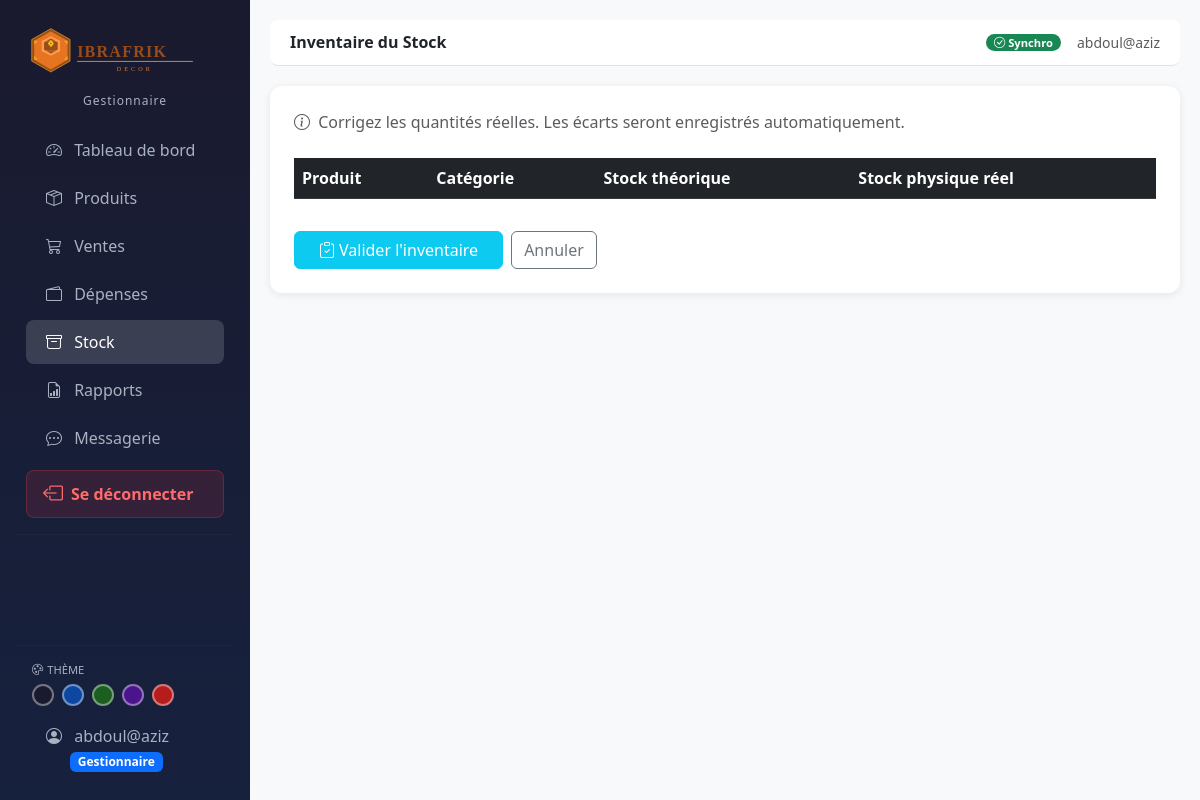
/stock/inventaire/ (signed in), run on an earlier commit of the app's database.
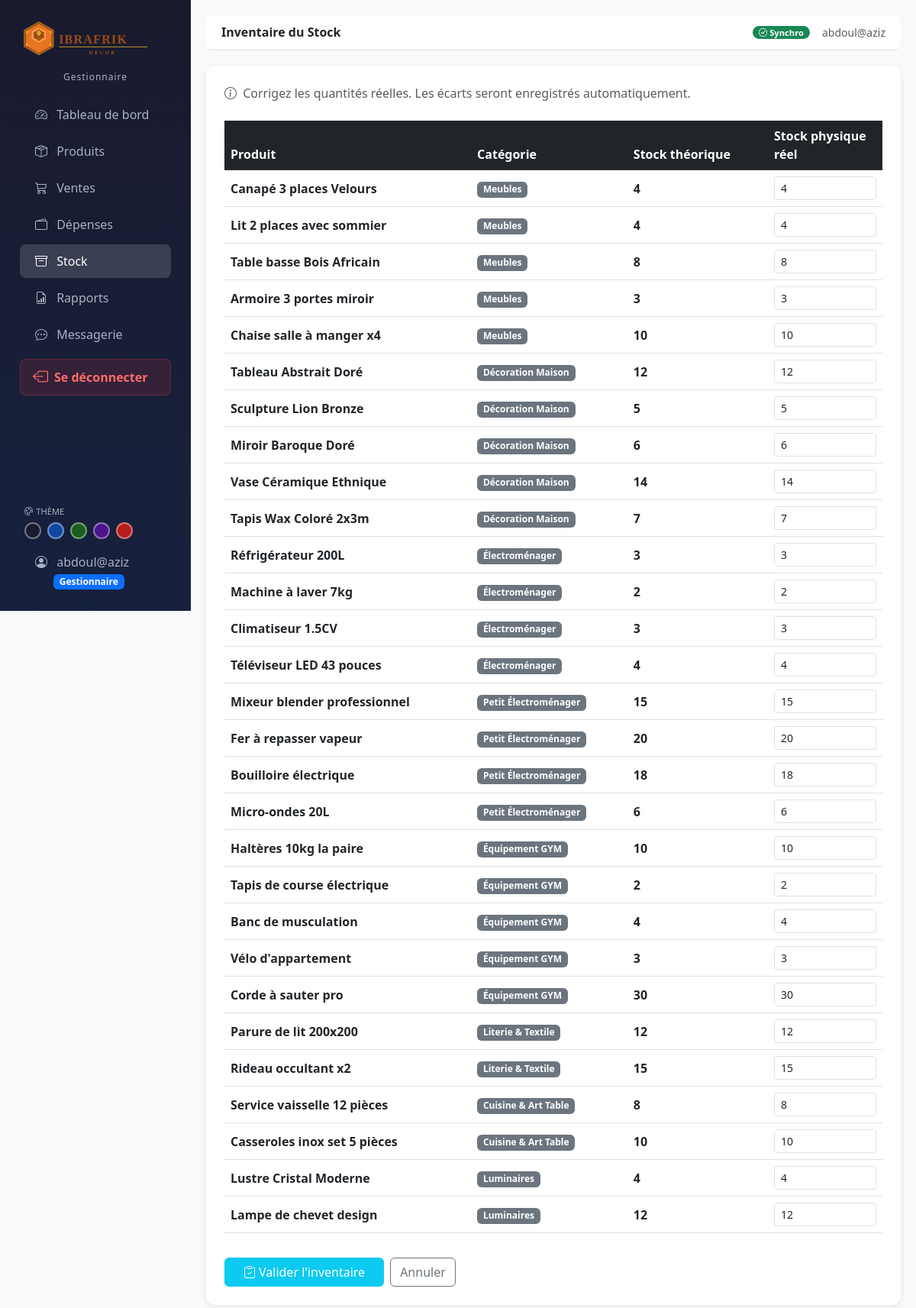
And on a later commit of the database.
### produits/models.py (models this page shows, shortened)
class Produit(models.Model):
    nom = models.CharField(max_length=200)
    categorie = models.ForeignKey(Categorie, on_delete=models.PROTECT, related_name='produits')
    description = models.TextField(blank=True)
    prix_achat = models.DecimalField(max_digits=12, decimal_places=2)
    prix_vente = models.DecimalField(max_digits=12, decimal_places=2)
    quantite_stock = models.IntegerField(default=0)
    seuil_alerte = models.IntegerField(default=5)
    image = models.ImageField(upload_to='produits/', blank=True, null=True)
    date_ajout = models.DateTimeField(auto_now_add=True)
    actif = models.BooleanField(default=True)
    @property
    def en_alerte(self):
        return self.quantite_stock <= self.seuil_alerte
    class Meta:
        verbose_name = 'Produit'

class Categorie(models.Model):
    nom = models.CharField(max_length=100)
    description = models.TextField(blank=True)
    class Meta:
        verbose_name = 'Catégorie'

### stock/views.py (the view, shortened to what this page needs)
# urls.py: path('inventaire/', views.inventaire, name='inventaire'),
@login_required
@transaction.atomic
def inventaire(request):
    produits = Produit.objects.filter(actif=True)
    form     = InventaireForm(request.POST or None, produits=produits)
    return render(request, 'stock/inventaire.html', {
        'form':     form,
        'produits': produits,
    })

### stock/forms.py
class InventaireForm(forms.Form):
    def __init__(self, *args, produits=None, **kwargs):
        super().__init__(*args, **kwargs)
        if produits:
            for produit in produits:
                self.fields[f'stock_{produit.pk}'] = forms.IntegerField(
                    min_value=0,
                    initial=produit.quantite_stock,
                    required=False,
                    widget=forms.NumberInput(attrs={'class': 'form-control form-control-sm'})
                )

### accounts/models.py (called while the page is built)
    def is_gestionnaire(self):
        return self.role == self.GESTIONNAIRE

    def is_admin_bc(self):
        return self.role == self.ADMIN

### dashboard/context_processors.py (called while the page is built)
def messages_non_lus(request):
    if request.user.is_authenticated:
        count = Message.objects.filter(
            destinataire=request.user, lu=False
        ).count()
        return {'messages_non_lus_count': count}
    return {'messages_non_lus_count': 0}

### stock/templatetags/stock_tags.py (called while the page is built)
@register.filter
def get_field(form, pk):
    field_name = f'stock_{pk}'
    return form[field_name]

### templates/stock/inventaire.html (shortened to what this page needs)
{% extends 'base.html' %}
{% load stock_tags %}
{% block page_title %}Inventaire du Stock{% endblock %}
{% block content %}
<div class="card p-4">
    <p class="text-muted mb-4">
        <i class="bi bi-info-circle me-1"></i>
        Corrigez les quantités réelles. Les écarts seront enregistrés automatiquement.
    </p>
    <form method="post">
        <div class="table-responsive">
            <table class="table align-middle">
                <thead class="table-dark">
                    <tr>
                        <th>Produit</th>
                        <th>Catégorie</th>
                        <th>Stock théorique</th>
                        <th>Stock physique réel</th>
                    </tr>
                </thead>
                <tbody>
                {% for produit in produits %}
                <tr {% if produit.en_alerte %}class="table-warning"{% endif %}>
                    <td class="fw-semibold">{{ produit.nom }}</td>
                    <td><span class="badge bg-secondary">{{ produit.categorie.nom }}</span></td>
                    <td class="fw-bold">{{ produit.quantite_stock }}</td>
                    <td style="width: 150px;">
                        {{ form|get_field:produit.pk }}
                    </td>
                </tr>
                {% endfor %}
                </tbody>
            </table>
        </div>
        <div class="d-flex gap-2 mt-3">
            <button type="submit" class="btn btn-info text-white px-4">
                <i class="bi bi-clipboard-check me-1"></i>Valider l'inventaire
            </button>
            <a href="{% url 'stock:liste' %}" class="btn btn-outline-secondary">
                Annuler
            </a>
        </div>
    </form>
</div>
{% endblock %}

What changed in the data, as far as the page shows it:
added Produit: nom "Canapé 3 places Velours", categorie.nom "Meubles", quantite_stock "4", pk "4"
added Produit: nom "Lit 2 places avec sommier", categorie.nom "Meubles", quantite_stock "4", pk "4"
added Produit: nom "Table basse Bois Africain", categorie.nom "Meubles", quantite_stock "8", pk "8"
added Produit: nom "Armoire 3 portes miroir", categorie.nom "Meubles", quantite_stock "3", pk "3"
added Produit: nom "Chaise salle à manger x4", categorie.nom "Meubles", quantite_stock "10", pk "10"
added Produit: nom "Tableau Abstrait Doré", categorie.nom "Décoration Maison", quantite_stock "12", pk "12"
added Produit: nom "Sculpture Lion Bronze", categorie.nom "Décoration Maison", quantite_stock "5", pk "5"
added Produit: nom "Miroir Baroque Doré", categorie.nom "Décoration Maison", quantite_stock "6", pk "6"
added Produit: nom "Vase Céramique Ethnique", categorie.nom "Décoration Maison", quantite_stock "14", pk "14"
added Produit: nom "Tapis Wax Coloré 2x3m", categorie.nom "Décoration Maison", quantite_stock "7", pk "7"
added Produit: nom "Réfrigérateur 200L", categorie.nom "Électroménager", quantite_stock "3", pk "3"
added Produit: nom "Machine à laver 7kg", categorie.nom "Électroménager", quantite_stock "2", pk "2"
added Produit: nom "Climatiseur 1.5CV", categorie.nom "Électroménager", quantite_stock "3", pk "3"
added Produit: nom "Téléviseur LED 43 pouces", categorie.nom "Électroménager", quantite_stock "4", pk "4"
added Produit: nom "Mixeur blender professionnel", categorie.nom "Petit Électroménager", quantite_stock "15", pk "15"
added Produit: nom "Fer à repasser vapeur", categorie.nom "Petit Électroménager", quantite_stock "20", pk "20"
added Produit: nom "Bouilloire électrique", categorie.nom "Petit Électroménager", quantite_stock "18", pk "18"
added Produit: nom "Micro-ondes 20L", categorie.nom "Petit Électroménager", quantite_stock "6", pk "6"
added Produit: nom "Haltères 10kg la paire", categorie.nom "Équipement GYM", quantite_stock "10", pk "10"
added Produit: nom "Tapis de course électrique", categorie.nom "Équipement GYM", quantite_stock "2", pk "2"
added Produit: nom "Banc de musculation", categorie.nom "Équipement GYM", quantite_stock "4", pk "4"
added Produit: nom "Vélo d'appartement", categorie.nom "Équipement GYM", quantite_stock "3", pk "3"
added Produit: nom "Corde à sauter pro", categorie.nom "Équipement GYM", quantite_stock "30", pk "30"
added Produit: nom "Parure de lit 200x200", categorie.nom "Literie & Textile", quantite_stock "12", pk "12"
added Produit: nom "Rideau occultant x2", categorie.nom "Literie & Textile", quantite_stock "15", pk "15"
added Produit: nom "Service vaisselle 12 pièces", categorie.nom "Cuisine & Art Table", quantite_stock "8", pk "8"
added Produit: nom "Casseroles inox set 5 pièces", categorie.nom "Cuisine & Art Table", quantite_stock "10", pk "10"
added Produit: nom "Lustre Cristal Moderne", categorie.nom "Luminaires", quantite_stock "4", pk "4"
added Produit: nom "Lampe de chevet design", categorie.nom "Luminaires", quantite_stock "12", pk "12"
